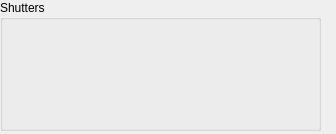
<?xml version="1.0" encoding="UTF-8"?>
<ui version="4.0">
 <class>Form</class>
 <widget class="QWidget" name="Form">
  <property name="geometry">
   <rect>
    <x>0</x>
    <y>0</y>
    <width>336</width>
    <height>134</height>
   </rect>
  </property>
  <property name="windowTitle">
   <string>Form</string>
  </property>
  <widget class="QGroupBox" name="groupBox_shutters">
   <property name="geometry">
    <rect>
     <x>0</x>
     <y>0</y>
     <width>321</width>
     <height>131</height>
    </rect>
   </property>
   <property name="sizePolicy">
    <sizepolicy hsizetype="Expanding" vsizetype="Preferred">
     <horstretch>0</horstretch>
     <verstretch>0</verstretch>
    </sizepolicy>
   </property>
   <property name="font">
    <font>
     <weight>50</weight>
     <bold>false</bold>
    </font>
   </property>
   <property name="title">
    <string>Shutters</string>
   </property>
   <layout class="QHBoxLayout" name="horizontalLayout_shutters">
    <property name="spacing">
     <number>2</number>
    </property>
    <property name="sizeConstraint">
     <enum>QLayout::SetMinimumSize</enum>
    </property>
    <property name="margin">
     <number>2</number>
    </property>
    <item>
     <layout class="QVBoxLayout" name="layout_shutters">
      <property name="spacing">
       <number>10</number>
      </property>
     </layout>
    </item>
   </layout>
  </widget>
 </widget>
 <resources/>
 <connections/>
</ui>
